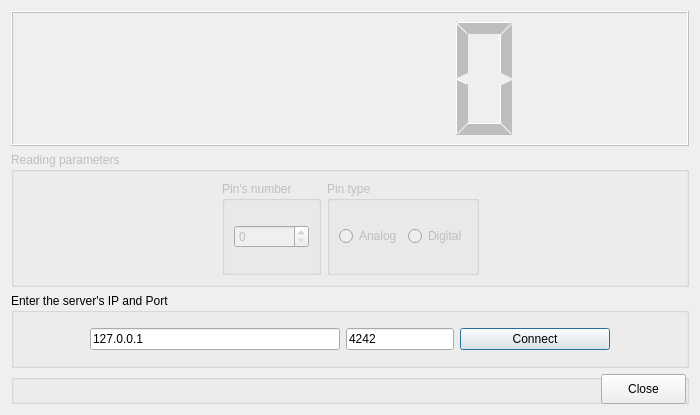
<?xml version="1.0" encoding="UTF-8"?>
<ui version="4.0">
 <class>Dialog</class>
 <widget class="QDialog" name="Dialog">
  <property name="geometry">
   <rect>
    <x>0</x>
    <y>0</y>
    <width>700</width>
    <height>415</height>
   </rect>
  </property>
  <property name="windowTitle">
   <string>Dialog</string>
  </property>
  <property name="locale">
   <locale language="English" country="UnitedStates"/>
  </property>
  <layout class="QVBoxLayout" name="verticalLayout">
   <item>
    <widget class="QLCDNumber" name="lcdNumber">
     <property name="enabled">
      <bool>false</bool>
     </property>
    </widget>
   </item>
   <item>
    <widget class="QGroupBox" name="parametersBox">
     <property name="enabled">
      <bool>false</bool>
     </property>
     <property name="title">
      <string>Reading parameters</string>
     </property>
     <property name="flat">
      <bool>false</bool>
     </property>
     <property name="checkable">
      <bool>false</bool>
     </property>
     <layout class="QHBoxLayout" name="horizontalLayout_6">
      <item>
       <spacer name="horizontalSpacer_3">
        <property name="orientation">
         <enum>Qt::Horizontal</enum>
        </property>
        <property name="sizeHint" stdset="0">
         <size>
          <width>40</width>
          <height>20</height>
         </size>
        </property>
       </spacer>
      </item>
      <item>
       <widget class="QGroupBox" name="groupBox_2">
        <property name="title">
         <string>Pin's number</string>
        </property>
        <layout class="QHBoxLayout" name="horizontalLayout_5">
         <item>
          <widget class="QSpinBox" name="pinNumber"/>
         </item>
        </layout>
       </widget>
      </item>
      <item>
       <widget class="QGroupBox" name="groupBox">
        <property name="title">
         <string>Pin type</string>
        </property>
        <layout class="QHBoxLayout" name="horizontalLayout_4">
         <item>
          <widget class="QRadioButton" name="radioButton_2">
           <property name="text">
            <string>Analog</string>
           </property>
          </widget>
         </item>
         <item>
          <widget class="QRadioButton" name="radioButton">
           <property name="text">
            <string>Digital</string>
           </property>
          </widget>
         </item>
        </layout>
       </widget>
      </item>
      <item>
       <spacer name="horizontalSpacer_4">
        <property name="orientation">
         <enum>Qt::Horizontal</enum>
        </property>
        <property name="sizeHint" stdset="0">
         <size>
          <width>40</width>
          <height>20</height>
         </size>
        </property>
       </spacer>
      </item>
     </layout>
    </widget>
   </item>
   <item>
    <widget class="QGroupBox" name="ConnectionBox">
     <property name="sizePolicy">
      <sizepolicy hsizetype="MinimumExpanding" vsizetype="Preferred">
       <horstretch>0</horstretch>
       <verstretch>0</verstretch>
      </sizepolicy>
     </property>
     <property name="maximumSize">
      <size>
       <width>16777215</width>
       <height>75</height>
      </size>
     </property>
     <property name="title">
      <string>Enter the server's IP and Port</string>
     </property>
     <layout class="QHBoxLayout" name="horizontalLayout">
      <item>
       <spacer name="horizontalSpacer">
        <property name="orientation">
         <enum>Qt::Horizontal</enum>
        </property>
        <property name="sizeHint" stdset="0">
         <size>
          <width>40</width>
          <height>20</height>
         </size>
        </property>
       </spacer>
      </item>
      <item>
       <widget class="QLineEdit" name="ipInput">
        <property name="sizePolicy">
         <sizepolicy hsizetype="Preferred" vsizetype="Fixed">
          <horstretch>0</horstretch>
          <verstretch>0</verstretch>
         </sizepolicy>
        </property>
        <property name="minimumSize">
         <size>
          <width>250</width>
          <height>0</height>
         </size>
        </property>
        <property name="text">
         <string>127.0.0.1</string>
        </property>
       </widget>
      </item>
      <item>
       <widget class="QLineEdit" name="portInput">
        <property name="sizePolicy">
         <sizepolicy hsizetype="Preferred" vsizetype="Fixed">
          <horstretch>0</horstretch>
          <verstretch>0</verstretch>
         </sizepolicy>
        </property>
        <property name="text">
         <string>4242</string>
        </property>
       </widget>
      </item>
      <item>
       <widget class="QPushButton" name="connectButton">
        <property name="sizePolicy">
         <sizepolicy hsizetype="Preferred" vsizetype="Fixed">
          <horstretch>0</horstretch>
          <verstretch>0</verstretch>
         </sizepolicy>
        </property>
        <property name="minimumSize">
         <size>
          <width>150</width>
          <height>0</height>
         </size>
        </property>
        <property name="text">
         <string>Connect</string>
        </property>
        <property name="default">
         <bool>false</bool>
        </property>
        <property name="flat">
         <bool>false</bool>
        </property>
       </widget>
      </item>
      <item>
       <spacer name="horizontalSpacer_2">
        <property name="orientation">
         <enum>Qt::Horizontal</enum>
        </property>
        <property name="sizeHint" stdset="0">
         <size>
          <width>40</width>
          <height>20</height>
         </size>
        </property>
       </spacer>
      </item>
     </layout>
     <zorder>readingBackground</zorder>
     <zorder>portInput</zorder>
     <zorder>connectButton</zorder>
     <zorder>ipInput</zorder>
     <zorder>horizontalSpacer</zorder>
     <zorder>horizontalSpacer_2</zorder>
    </widget>
   </item>
   <item>
    <widget class="QGroupBox" name="closeGroup">
     <property name="maximumSize">
      <size>
       <width>16777215</width>
       <height>30</height>
      </size>
     </property>
     <property name="title">
      <string/>
     </property>
     <widget class="QPushButton" name="pushButton">
      <property name="geometry">
       <rect>
        <x>590</x>
        <y>0</y>
        <width>85</width>
        <height>30</height>
       </rect>
      </property>
      <property name="minimumSize">
       <size>
        <width>0</width>
        <height>30</height>
       </size>
      </property>
      <property name="text">
       <string>Close</string>
      </property>
     </widget>
    </widget>
   </item>
  </layout>
 </widget>
 <resources/>
 <connections/>
</ui>
